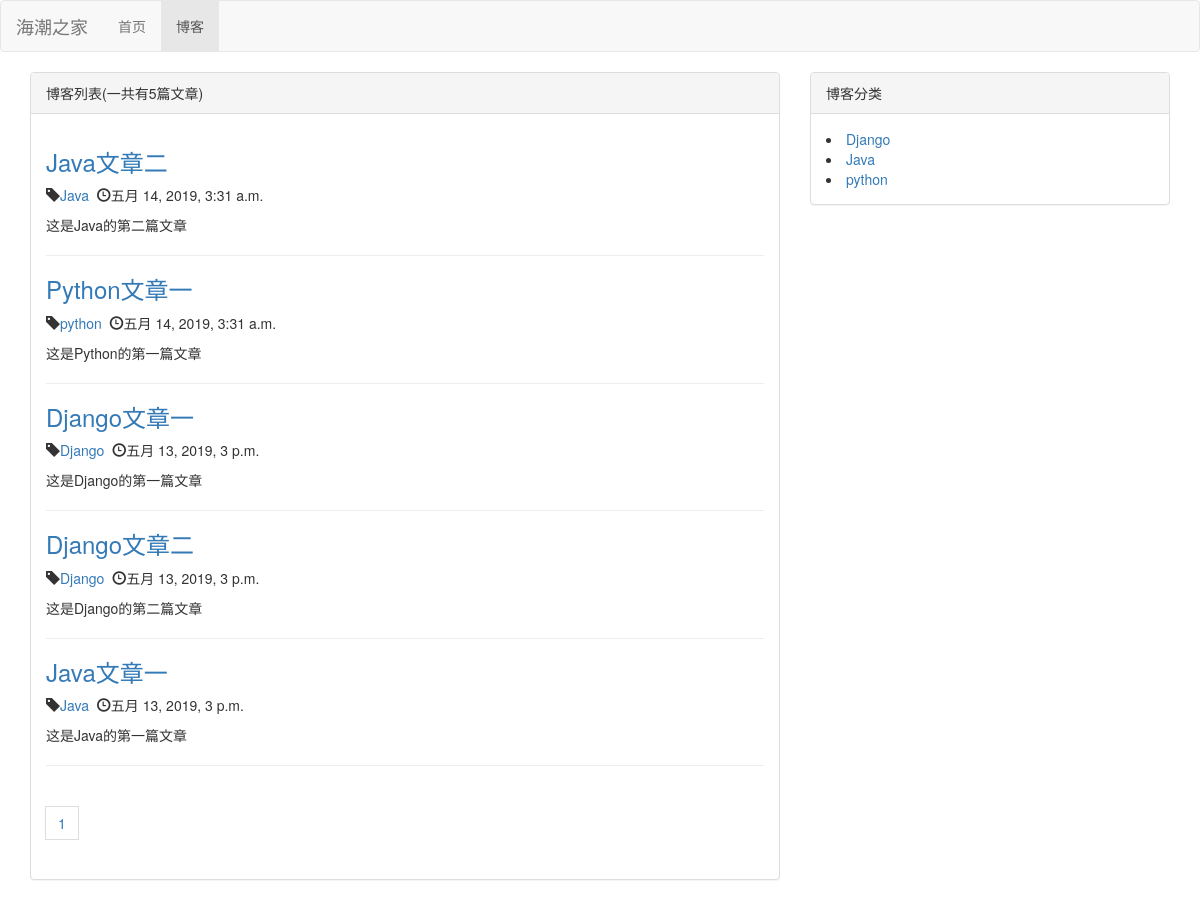
/blog/, run on an earlier commit of the app's database.
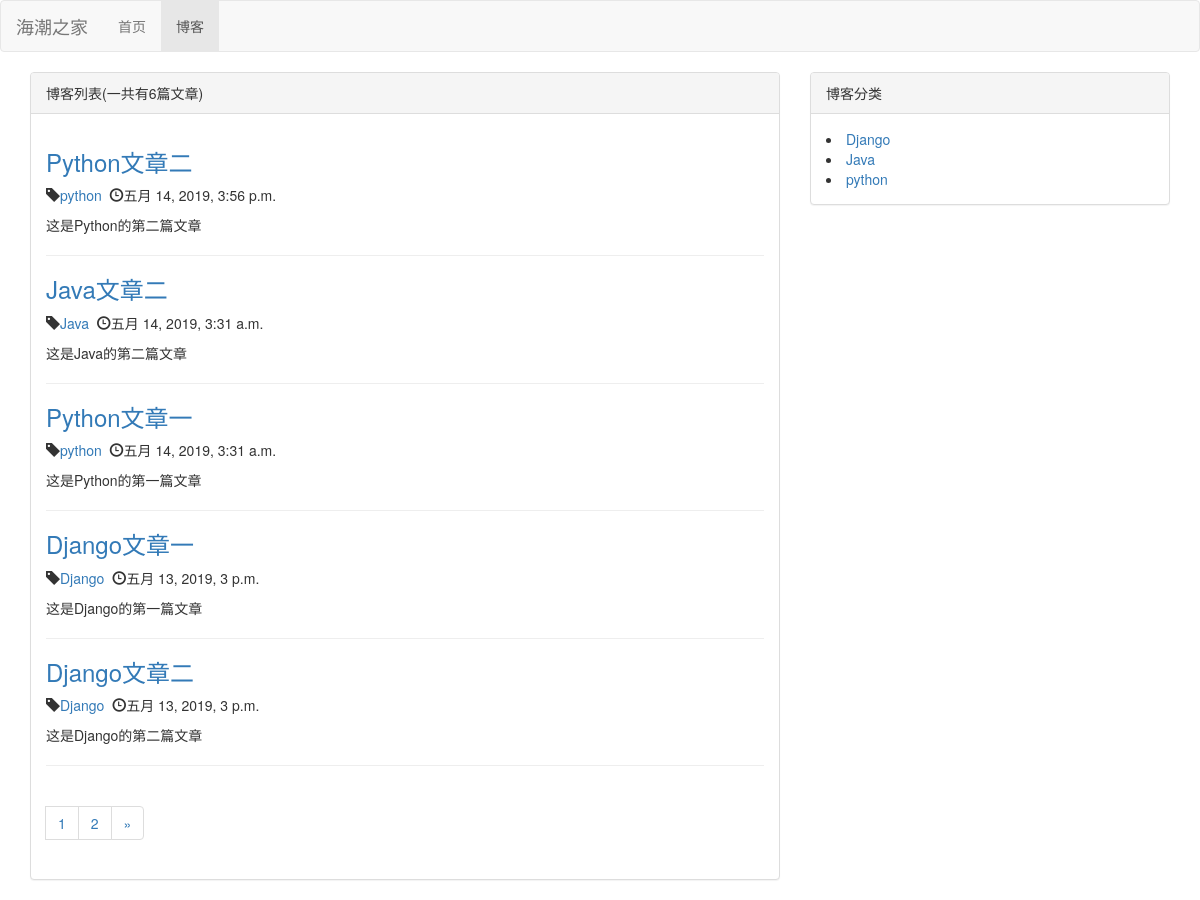
And on a later commit of the database.
### blog/models.py (models this page shows, shortened)
class Blog(models.Model):
    title=models.CharField(max_length=50)
    content=models.TextField(max_length=300)
    author=models.ForeignKey(User,on_delete=models.DO_NOTHING)
    blog_type=models.ForeignKey(BlogType,on_delete=models.DO_NOTHING)
    create_time=models.DateTimeField(default=timezone.now())
    class Meta:
        ordering=['-create_time']

class BlogType(models.Model):
    type_name=models.CharField(max_length=20)
    def __str__(self):
        return self.type_name

### blog/views.py (the view)
# urls.py: path('',views.show),
def show(request):
    blogs=Blog.objects.all()
    paginator=Paginator(blogs,5)  #每5篇进行分页
    page_num=request.GET.get('page',1)  #get请求获取url页面的参数
    page_of_blogs=paginator.get_page(page_num)  #这里还未理解，以后有空回来搞
    blogtype=BlogType.objects
    return render(request,"blog.html",{'blogs':page_of_blogs,'blogtype':blogtype})

### blog/templates/blog.html (shortened to what this page needs)
{% extends "base.html" %}
{% block nav_blog_active %}active{% endblock %}
{% block content %}
    <div class="container">
        <div class="row">
            <div class="col-md-8">
                <div class="panel panel-default">
                    <div class="panel-heading">博客列表(一共有{{ blogs.paginator.count }}篇文章)</div>
                    <div class="panel-body">
                        {% for blog in blogs.object_list %}
                            <h3><a href="{{ blog.id }}">{{ blog.title }}</a></h3>
                            <p>
                                <span class="glyphicon glyphicon-tag"></span><a href="type/{{ blog.blog_type_id }}">{{ blog.blog_type }}</a>
                                &nbsp;<span class="glyphicon glyphicon-time"></span>{{ blog.create_time }}
                            </p>
                            {{ blog.content }}
                            <hr>
                        {% endfor %}
                          <ul class="pagination">
                            {% for page_num in blogs.paginator.page_range %}
                                <li><a href="?page={{ page_num }}">{{ page_num }}</a></li>
                            {% endfor %}
                            <li>
                                {% if blogs.has_next %}
                                    <a href="?page={{ blogs.next_page_number }}" aria-label="Next">
                                        <span aria-hidden="true">&raquo;</span>
                                    </a>
                                {% endif %}
                            </li>
                          </ul>
                    </div>
                </div>
            </div>
            <div class="col-md-4">
                <div class="panel panel-default">
                    <div class="panel-heading">博客分类</div>
                    <div class="panel-body">
                        {% for type in blogtype.all %}
                            <li><a href="type/{{ type.id }}">{{ type.type_name }}</a></li>
                        {% endfor %}
                    </div>
                </div>
            </div>
        </div>
    </div>
{% endblock %}

### blog/templates/base.html (shortened to what this page needs)
<!DOCTYPE html>
<html lang="en">
<head>
    <link rel="stylesheet" href="/static/bootstrap-3.3.7/css/bootstrap.min.css">
</head>
<body>
    <div class="navbar navbar-default" role="navigation">
        <div class="container-fluid">
            <div class="navbar-header">
                <a class="navbar-brand">海潮之家</a>
            </div>
            <div id="navbar-collapse" class="collapse navbar-collapse">
                <ul class="nav navbar-nav">
                    <li class="{% block nav_index_active %}{% endblock %}"><a href="/">首页</a></li>
                    <li class="{% block nav_blog_active %}{% endblock %}"><a href="/blog/">博客</a></li>
                </ul>
            </div>
        </div>
    </div>
    {% block content %}{% endblock %}
</body>
</html>

What changed in the data, as far as the page shows it:
no longer on this page (row unchanged): Blog: title "Java文章一", blog_type "Java", create_time "五月 13, 2019, 3 p.m.", content "这是Java的第一篇文章"
added Blog: title "Python文章二", blog_type "python", create_time "五月 14, 2019, 3:56 p.m.", content "这是Python的第二篇文章"
Also different on the page:
{{ blogs.paginator.count }}: "5" → "6"
new list line: "2"
